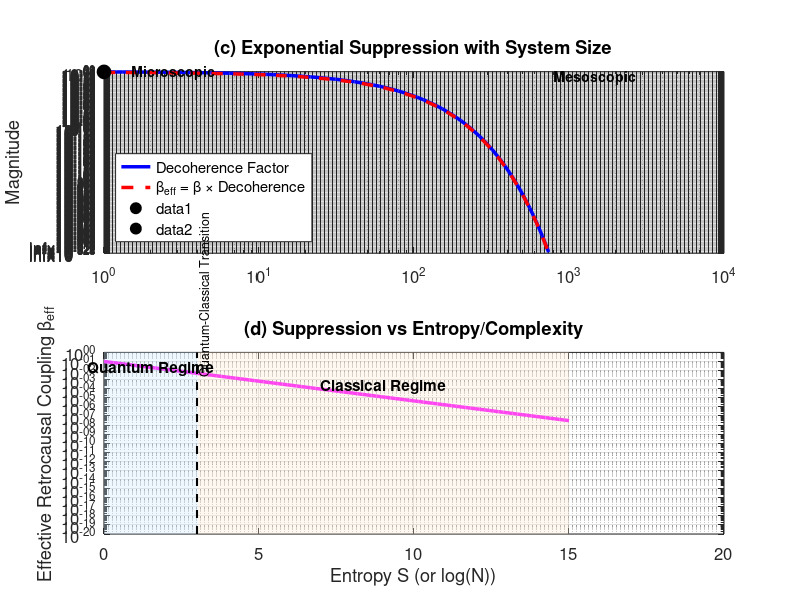

This chart was generated by the following MATLAB code:
% Retrocausal Suppression - Scaling Figures
% Figures 3 & 4: System size and entropy scaling

clear; clc; close all;

% Parameters
beta_retro = 0.1;      % Initial retrocausal coupling
gamma_fixed = 0.1;     % Fixed decoherence rate
time_fixed = 10;       % Fixed time

% Create figure for scaling behavior
figure('Position', [100, 100, 1000, 800]);

% Plot 1: Exponential suppression vs environment size
subplot(2, 1, 1);
% Corrected N_range: ending at 10^4 for better visualization
N_range = logspace(0, 4, 100);  % <--- Corrected range from 1 to 10^4
suppression = exp(-gamma_fixed * time_fixed * N_range);

loglog(N_range, suppression, 'b-', 'LineWidth', 2.5);
hold on;
loglog(N_range, beta_retro * suppression, 'r--', 'LineWidth', 2.5);

xlabel('Environmental Degrees of Freedom (N)');
ylabel('Magnitude');
title('(c) Exponential Suppression with System Size');
legend('Decoherence Factor', 'β_{eff} = β × Decoherence', 'Location', 'southwest');
grid on;

% Add markers and labels for specific system scales
micro_N = 1;
meso_N = 1e3;
% The macroscopic scale (1e23) is now outside this plot for clarity
% To show its effect, the second plot with entropy is more suitable

plot(micro_N, exp(-gamma_fixed * time_fixed * micro_N), 'ko', ...
    'MarkerSize', 10, 'MarkerFaceColor', 'k');
plot(meso_N, exp(-gamma_fixed * time_fixed * meso_N), 'ko', ...
    'MarkerSize', 10, 'MarkerFaceColor', 'k');

text(micro_N*1.5, 1e-1, 'Microscopic', 'FontSize', 10, 'FontWeight', 'bold');
text(meso_N*0.8, 1e-10, 'Mesoscopic', 'FontSize', 10, 'FontWeight', 'bold');
% Macroscopic label removed as it's not in the visible range

set(gca, 'FontSize', 12);

% Plot 2: Quantum vs Classical regime
subplot(2, 1, 2);
S_range = linspace(0, 15, 100);  % Entropy range
beta_suppressed = beta_retro * exp(-S_range);

semilogy(S_range, beta_suppressed, 'm-', 'LineWidth', 2.5);
xlabel('Entropy S (or log(N))');
ylabel('Effective Retrocausal Coupling β_{eff}');
title('(d) Suppression vs Entropy/Complexity');
grid on;
set(gca, 'FontSize', 12);

% Add regime labels and shading
quantum_cutoff = 3;
classical_start = find(S_range > quantum_cutoff, 1);
if ~isempty(classical_start)
    hold on;
    % Quantum regime shading
    fill([S_range(1), S_range(classical_start), S_range(classical_start), S_range(1)], ...
          [1e-20, 1e-20, 1, 1], [0.8, 0.9, 1], 'FaceAlpha', 0.3, 'EdgeColor', 'none');
    % Classical regime shading
    fill([S_range(classical_start), S_range(end), S_range(end), S_range(classical_start)], ...
          [1e-20, 1e-20, 1, 1], [1, 0.9, 0.8], 'FaceAlpha', 0.3, 'EdgeColor', 'none');

    text(mean(S_range(1:classical_start)), beta_retro/5, 'Quantum Regime', ...
         'FontSize', 11, 'FontWeight', 'bold', 'HorizontalAlignment', 'center');
    text(mean(S_range(classical_start:end)), beta_retro/500, 'Classical Regime', ...
         'FontSize', 11, 'FontWeight', 'bold', 'HorizontalAlignment', 'center');

    % Add vertical line at transition
    plot([quantum_cutoff, quantum_cutoff], [1e-20, 1], 'k--', 'LineWidth', 1.5);
    text(quantum_cutoff+0.2, beta_retro/50, 'Quantum-Classical Transition', ...
         'FontSize', 9, 'Rotation', 90);
end

% Save as high-resolution PNG
exportgraphics(gcf, 'retrocausal_scaling.png', 'Resolution', 300);

% Display key results
fprintf('Retrocausal Suppression Scaling Results:\n');
fprintf('Initial retrocausal coupling: β = %.3f\n', beta_retro);
fprintf('\nSuppression at different scales:\n');
fprintf('Microscopic (N=1): β_eff ≈ %.3f\n', beta_retro * exp(-gamma_fixed * time_fixed * 1));
fprintf('Mesoscopic (N=1e3): β_eff ≈ %.3e\n', beta_retro * exp(-gamma_fixed * time_fixed * 1e3));
fprintf('Macroscopic (N=1e23): β_eff ≈ %.3e\n', beta_retro * exp(-gamma_fixed * time_fixed * 1e23));
fprintf('Suppression factor: %.1e\n', exp(-gamma_fixed * time_fixed * 1e23));
